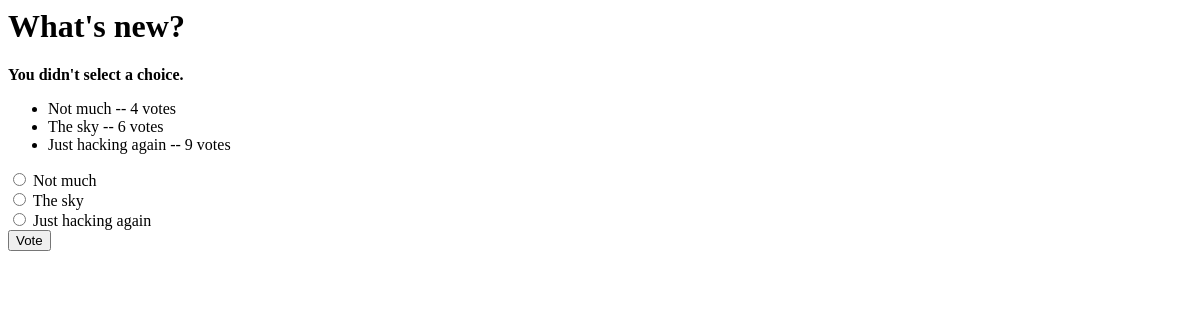
The app's page /polls/1/vote/, older data.
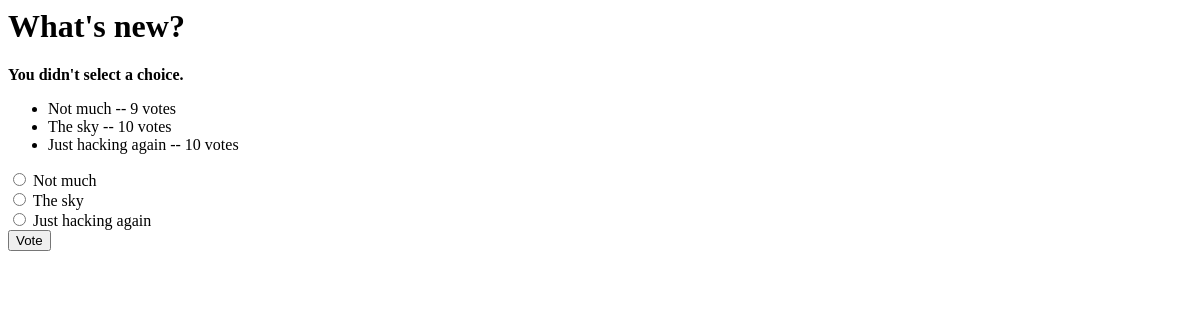
The same page, newer data.
### polls/models.py (models this page shows, shortened)
class Choice(models.Model):
    question = models.ForeignKey(Question, on_delete=models.CASCADE)
    choice_text = models.CharField(max_length=200)
    votes = models.IntegerField(default=0)

### polls/views.py (the view)
# urls.py: url(r'^(?P<question_id>[0-9]+)/vote/$', views.vote, name='vote'),
def vote(request, question_id):
    question = get_object_or_404(Question, pk=question_id)
    try:
        selected_choice = question.choice_set.get(pk=request.POST['choice'])
    except (KeyError, Choice.DoesNotExist):
        if question.choice_set.count() == 0:
            question.choice_set.create(choice_text='ok', votes=0)
            question.choice_set.create(choice_text='no', votes=0)
        return render(request, 'polls/detail.html', {
            'question': question,
            'error_message': "You didn't select a choice.",
        })
    else:
        selected_choice.votes += 1
        selected_choice.save()
        return HttpResponseRedirect(reverse('polls:results', args=(question.id,)))

### polls/templates/polls/detail.html (shortened to what this page needs)
<h1>{{ question.question_text }}</h1>
{% if error_message %}<p><strong>{{ error_message }}</strong></p>{% endif %}
<ul>
{% for choice in question.choice_set.all %}
    <li>{{ choice.choice_text }} -- {{ choice.votes }} vote{{ choice.votes|pluralize }}</li>
{% endfor %}
</ul>
<form action="{% url 'polls:vote' question.id %}" method="post">
{% for choice in question.choice_set.all %}
    <input type="radio" name="choice" id="choice{{ forloop.counter }}" value="{{ choice.id }}" />
    <label for="choice{{ forloop.counter }}">{{ choice.choice_text }}</label><br />
{% endfor %}
<input type="submit" value="Vote" />
</form>

Row changes from the older to the newer data that the page shows:
changed Choice "Not much": votes "4" → "9"
changed Choice "The sky": votes "6" → "10"
changed Choice "Just hacking again": votes "9" → "10"
